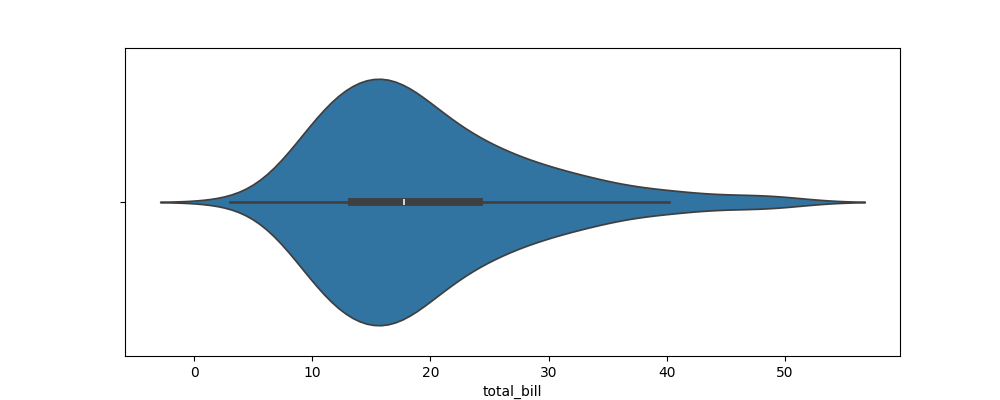

This chart was generated by the following Python code:
import seaborn as sn 
import matplotlib.pyplot as plt 

data = sn.load_dataset('tips')

plt.figure(figsize=(10, 4))

sn.violinplot(x=data['total_bill'])

plt.show()
